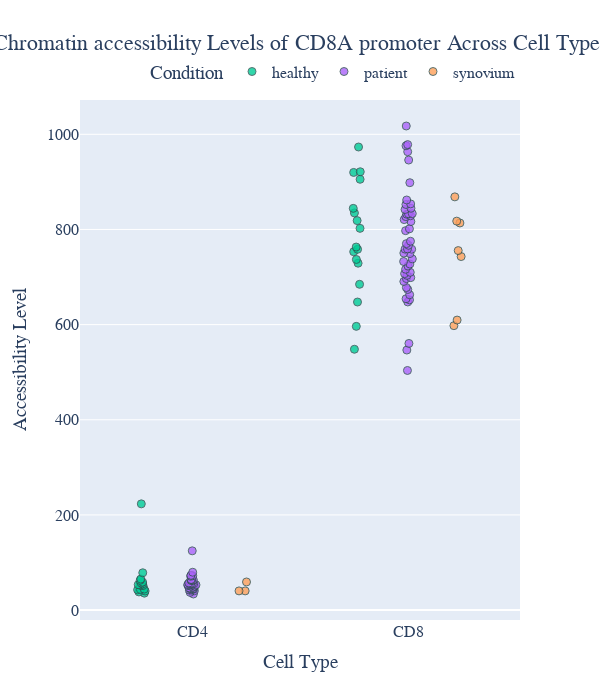

The code cell stored with this chart in its notebook:
### Code cell
counts = counts_table.loc["chr2:86790705-86791205"].T
df = pd.DataFrame(counts).merge(metadata_ATAC[["id", "cell_type", 'condition','proper_name']], left_index = True, right_on = "id")
df.columns = ["gene", "id", "cell_type",'condition','proper_name']
df = df.replace(["CD4_SF", "CD8_SF"], ["CD4", "CD8"])
# Create the strip plot
fig = px.strip(df, x="cell_type", y="gene", color="condition",
               hover_name="proper_name",
               color_discrete_map={"Healthy": "blue", "Diseased": "red"},
               title=f'Chromatin accessibility Levels of CD8A promoter Across Cell Types',
               labels={"cell_type": "Cell Type", "gene": "Accessibility Level"})

# Customizing the marker appearance
fig.update_traces(marker=dict(size=8, opacity=0.8, line=dict(width=1, color='DarkSlateGrey')))
fig.update_layout(
    width=600,  # Set the width of the figure in pixels
    height=700  # Set the height of the figure in pixels
)
# Enhancing layout
fig.update_layout(
    title={'text': f'Chromatin accessibility Levels of CD8A promoter Across Cell Types', 'y':0.95, 'x':0.5, 'xanchor': 'center', 'yanchor': 'top'},
    xaxis_title="Cell Type",
    yaxis_title="Accessibility Level",
    legend_title="Condition",
    font=dict(family="Arial, sans-serif", size=16),
    legend=dict(orientation="h", yanchor="bottom", y=1.02, xanchor="right", x=1)
)

# Show the plot
fig.show()
fig.write_image(f"/mnt/iusers01/jw01/mdefscs4/psa_functional_genomics/PsA_reviewers_analysis/other_figs/expression_ATAC_CD8A.svg")

### Figure 1 — Plotly figure (JSON) as saved in the notebook; plotly's stock layout.template omitted (floating-point values rounded to 4 significant figures)
{"data": [{"alignmentgroup": "True", "boxpoints": "all", "fillcolor": "rgba(255,255,255,0)", "hoveron": "points", "hovertemplate": "<b>%{hovertext}</b><br><br>condition=healthy<br>Cell Type=%{x}<br>Accessibility Level=%{y}<extra></extra>", "hovertext": ["NRHV151CD4", "NRHV151CD8", "NRHV321CD4", "NRHV321CD8", "NRHV238CD4", "NRHV238CD8", "NRHV326CD8", "NRHV171CD4", "NRHV171CD8", "NRHV324CD4", "NRHV086CD4", "NRHV086CD8", "NRHV121CD4", "NRHV121CD8", "NRHV322CD4", "NRHV322CD8", "NRHV324CD8", "NRHV073CD4", "NRHV073CD8", "NRHV079CD4", "NRHV079CD8", "NRHV168CD4", "NRHV290CD4", "NRHV295CD4", "NRHV295CD8", "NRHV332CD8", "NRHV168CD8", "NRHV290CD8", "NRHV326CD4", "NRHV332CD4", "NRHV014XCD4", "NRHV014XCD8", "NRHV325CD4", "NRHV325CD8"], "legendgroup": "healthy", "line": {"color": "rgba(255,255,255,0)"}, "marker": {"color": "#00cc96", "line": {"color": "DarkSlateGrey", "width": 1}, "opacity": 0.8, "size": 8}, "name": "healthy", "offsetgroup": "healthy", "orientation": "v", "pointpos": 0, "showlegend": true, "type": "box", "x": ["CD4", "CD8", "CD4", "CD8", "CD4", "CD8", "CD8", "CD4", "CD8", "CD4", "CD4", "CD8", "CD4", "CD8", "CD4", "CD8", "CD8", "CD4", "CD8", "CD4", "CD8", "CD4", "CD4", "CD4", "CD8", "CD8", "CD8", "CD8", "CD4", "CD4", "CD4", "CD8", "CD4", "CD8"], "x0": " ", "xaxis": "x", "y": [53.26, 729.1, 57.05, 548.2, 43.23, 647.5, 973.3, 78.38, 921.3, 51.64, 62.42, 919.9, 43.97, 758.3, 58.7, 802.3, 834.8, 40.02, 596.4, 35.54, 818.6, 38.1, 42.48, 223.2, 905.5, 684.7, 736.9, 753.2, 52.57, 65.2, 54.95, 844.3, 51.65, 763.0], "y0": " ", "yaxis": "y"}, {"alignmentgroup": "True", "boxpoints": "all", "fillcolor": "rgba(255,255,255,0)", "hoveron": "points", "hovertemplate": "<b>%{hovertext}</b><br><br>condition=patient<br>Cell Type=%{x}<br>Accessibility Level=%{y}<extra></extra>", "hovertext": ["PSA4920CD4", "PSA4945CD8", "PSA4948CD8", "PSA4953CD8", "PSA4960CD8", "PSA4944CD4", "PSA4947CD8", "PSA4949CD4", "PSA4954CD8", "PSA4963CD8", "PSA4950CD4", "PSA4961CD8", "PSA4964CD8", "PSA5012CD4", "PSA4920CD8", "PSA4952CD8", "PSA4963CD4", "PSA5008CD4", "PSA5012CD8", "PSA4941CD8", "PSA4944CD8", "PSA4946CD8", "PSA4952CD4", "PSA4954CD4", "PSA4962CD8", "PSA4964CD4", "PSA4965CD8", "PSA4969CD8", "PSA5008CD8", "PSA5014CD4", "PSA5014CD8", "PSA5019CD8", "PSA4950CD8", "PSA4958CD4", "PSA4958CD8", "PSA5009CD4", "PSA5010CD4", "PSA5010CD8", "PSA5018CD4", "PSA5018CD8", "PSA5023CD8", "PSA5026CD4", "PSA5026CD8", "PSA4956CD4", "PSA4956CD8", "PSA4968CD8", "PSA5007CD8", "PSA5009CD8", "PSA5013CD8", "PSA5013CD4", "PSA5015CD8", "PSA5020CD8", "PSA5021CD8", "PSA5022CD8", "PSA5024CD8", "PSA5036CD4", "PSA5036CD8", "PSA4947CD4", "PSA4957CD4", "PSA4959CD4", "PSA5006CD8", "PSA5019CD4", "PSA5021CD4", "PSA5040CD8", "PSA4945CD4", "PSA4949CD8", "PSA4951CD4", "PSA4951CD8", "PSA4959CD8", "PSA5017CD4", "PSA5017CD8", "PSA5037CD4", "PSA5039CD8", "PSA4967CD4", "PSA4968CD4", "PSA5006CD4", "PSA5007CD4", "PSA4955CD8", "PSA4962CD4", "PSA4966CD8", "PSA5037CD8", "PSA5040CD4"], "legendgroup": "patient", "line": {"color": "rgba(255,255,255,0)"}, "marker": {"color": "#ab63fa", "line": {"color": "DarkSlateGrey", "width": 1}, "opacity": 0.8, "size": 8}, "name": "patient", "offsetgroup": "patient", "orientation": "v", "pointpos": 0, "showlegend": true, "type": "box", "x": ["CD4", "CD8", "CD8", "CD8", "CD8", "CD4", "CD8", "CD4", "CD8", "CD8", "CD4", "CD8", "CD8", "CD4", "CD8", "CD8", "CD4", "CD4", "CD8", "CD8", "CD8", "CD8", "CD4", "CD4", "CD8", "CD4", "CD8", "CD8", "CD8", "CD4", "CD8", "CD8", "CD8", "CD4", "CD8", "CD4", "CD4", "CD8", "CD4", "CD8", "CD8", "CD4", "CD8", "CD4", "CD8", "CD8", "CD8", "CD8", "CD8", "CD4", "CD8", "CD8", "CD8", "CD8", "CD8", "CD4", "CD8", "CD4", "CD4", "CD4", "CD8", "CD4", "CD4", "CD8", "CD4", "CD8", "CD4", "CD8", "CD8", "CD4", "CD8", "CD4", "CD8", "CD4", "CD4", "CD4", "CD4", "CD8", "CD4", "CD8", "CD8", "CD4"], "x0": " ", "xaxis": "x", "y": [52.99, 853.7, 758.7, 677.9, 723.0, 53.98, 560.4, 71.06, 797.5, 750.4, 55.17, 1017.0, 833.3, 62.18, 828.8, 749.3, 37.13, 56.83, 707.1, 827.0, 963.5, 831.9, 50.35, 63.5, 759.0, 50.24, 732.7, 703.4, 844.6, 72.87, 833.0, 770.2, 690.6, 72.03, 766.7, 55.74, 47.97, 698.8, 53.75, 727.3, 898.3, 51.62, 696.8, 44.18, 673.8, 738.2, 861.9, 852.5, 709.9, 52.76, 662.8, 816.7, 978.4, 758.4, 716.3, 63.09, 975.9, 56.34, 45.82, 61.99, 945.9, 40.61, 33.76, 546.5, 124.5, 775.2, 43.94, 841.9, 647.6, 44.72, 801.3, 64.17, 654.4, 54.58, 53.16, 42.12, 41.82, 503.6, 79.49, 652.0, 820.7, 46.32], "y0": " ", "yaxis": "y"}, {"alignmentgroup": "True", "boxpoints": "all", "fillcolor": "rgba(255,255,255,0)", "hoveron": "points", "hovertemplate": "<b>%{hovertext}</b><br><br>condition=synovium<br>Cell Type=%{x}<br>Accessibility Level=%{y}<extra></extra>", "hovertext": ["PSA4969CD8_SF", "PSA5040CD8_SF", "PSA5025CD8_SF", "PSA4917CD4_SF", "PSA4917CD8_SF", "PSA4918CD8_SF", "PSA4951CD4_SF", "PSA4958CD8_SF", "PSA4942CD8_SF", "PSA4958CD4_SF"], "legendgroup": "synovium", "line": {"color": "rgba(255,255,255,0)"}, "marker": {"color": "#FFA15A", "line": {"color": "DarkSlateGrey", "width": 1}, "opacity": 0.8, "size": 8}, "name": "synovium", "offsetgroup": "synovium", "orientation": "v", "pointpos": 0, "showlegend": true, "type": "box", "x": ["CD8", "CD8", "CD8", "CD4", "CD8", "CD8", "CD4", "CD8", "CD8", "CD4"], "x0": " ", "xaxis": "x", "y": [813.6, 868.5, 755.6, 40.27, 743.1, 817.5, 40.28, 597.8, 609.6, 59.06], "y0": " ", "yaxis": "y"}], "layout": {"boxmode": "group", "font": {"family": "Arial, sans-serif", "size": 16}, "height": 700, "legend": {"orientation": "h", "title": {"text": "Condition"}, "tracegroupgap": 0, "x": 1, "xanchor": "right", "y": 1.02, "yanchor": "bottom"}, "title": {"text": "Chromatin accessibility Levels of CD8A promoter Across Cell Types", "x": 0.5, "xanchor": "center", "y": 0.95, "yanchor": "top"}, "width": 600, "xaxis": {"anchor": "y", "domain": [0, 1], "title": {"text": "Cell Type"}}, "yaxis": {"anchor": "x", "domain": [0, 1], "title": {"text": "Accessibility Level"}}}}
